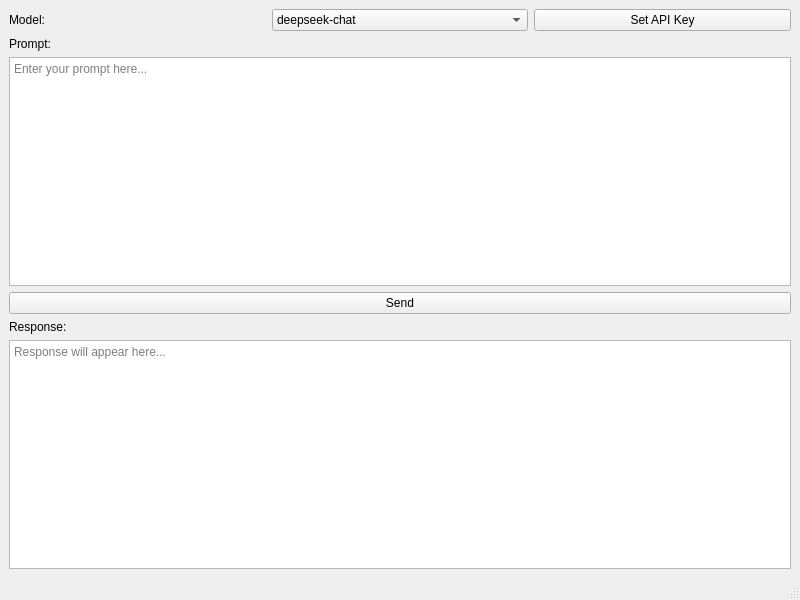
<?xml version="1.0" encoding="UTF-8"?>
<ui version="4.0">
 <class>MainWindow</class>
 <widget class="QMainWindow" name="MainWindow">
  <property name="geometry">
   <rect>
    <x>0</x>
    <y>0</y>
    <width>800</width>
    <height>600</height>
   </rect>
  </property>
  <property name="windowTitle">
   <string>DeepSeek API Test</string>
  </property>
  <widget class="QWidget" name="centralwidget">
   <layout class="QVBoxLayout" name="verticalLayout">
    <item>
     <layout class="QHBoxLayout" name="horizontalLayout">
      <item>
       <widget class="QLabel" name="label">
        <property name="text">
         <string>Model:</string>
        </property>
       </widget>
      </item>
      <item>
       <widget class="QComboBox" name="modelComboBox">
        <item>
         <property name="text">
          <string>deepseek-chat</string>
         </property>
        </item>
        <item>
         <property name="text">
          <string>deepseek-coder</string>
         </property>
        </item>
       </widget>
      </item>
      <item>
       <widget class="QPushButton" name="apiKeyButton">
        <property name="text">
         <string>Set API Key</string>
        </property>
       </widget>
      </item>
     </layout>
    </item>
    <item>
     <widget class="QLabel" name="label_2">
      <property name="text">
       <string>Prompt:</string>
      </property>
     </widget>
    </item>
    <item>
     <widget class="QTextEdit" name="promptTextEdit">
      <property name="placeholderText">
       <string>Enter your prompt here...</string>
      </property>
     </widget>
    </item>
    <item>
     <widget class="QPushButton" name="sendButton">
      <property name="text">
       <string>Send</string>
      </property>
     </widget>
    </item>
    <item>
     <widget class="QLabel" name="label_3">
      <property name="text">
       <string>Response:</string>
      </property>
     </widget>
    </item>
    <item>
     <widget class="QTextEdit" name="responseTextEdit">
      <property name="readOnly">
       <bool>true</bool>
      </property>
      <property name="placeholderText">
       <string>Response will appear here...</string>
      </property>
     </widget>
    </item>
   </layout>
  </widget>
  <widget class="QMenuBar" name="menubar">
   <property name="geometry">
    <rect>
     <x>0</x>
     <y>0</y>
     <width>800</width>
     <height>22</height>
    </rect>
   </property>
  </widget>
  <widget class="QStatusBar" name="statusbar"/>
 </widget>
 <resources/>
 <connections/>
</ui>
